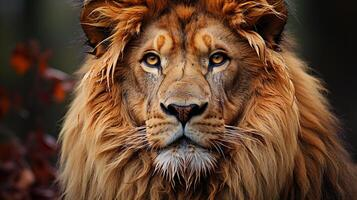
#> input picture DAY5_ASSESSMENT TEST/lion.jpg, 357 x 200 px
$ python 8_sift.py
#> lines starting #> are read from the running program, lines starting #| are printed output that depends on the picture

import cv2
import matplotlib.pyplot as plt
img=cv2.imread("lion.jpg")
#> img is the input picture: shape (200, 357, 3); mean B, G, R 46.3, 67.3, 98
gray=cv2.cvtColor(img,cv2.COLOR_BGR2GRAY)
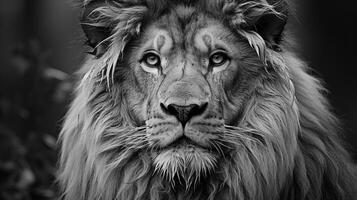
#> gray: shape (200, 357); min 0, max 237, mean 74.1
#SIFT
sift=cv2.SIFT_create()
keypoints,description =sift.detectAndCompute(gray,None)
#> keypoints = 590 keypoints; strongest (x, y, size): (162, 105, 2.7), (158, 65, 4.4), (170, 110, 7.5), (138, 30, 2.5)
img_sift=cv2.drawKeypoints(img,keypoints,None,flags=cv2.DRAW_MATCHES_FLAGS_DRAW_RICH_KEYPOINTS)
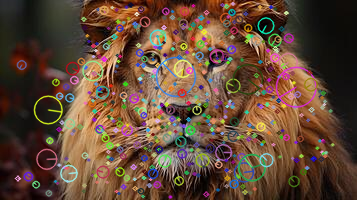
#> img_sift: shape (200, 357, 3); mean B, G, R 55.3, 73.1, 98.9
plt.imshow(cv2.cvtColor(img_sift,cv2.COLOR_BGR2RGB))
plt.axis("off")
plt.show()

$ run again, with DAY5_ASSESSMENT TEST/build.jpg copied over DAY5_ASSESSMENT TEST/lion.jpg
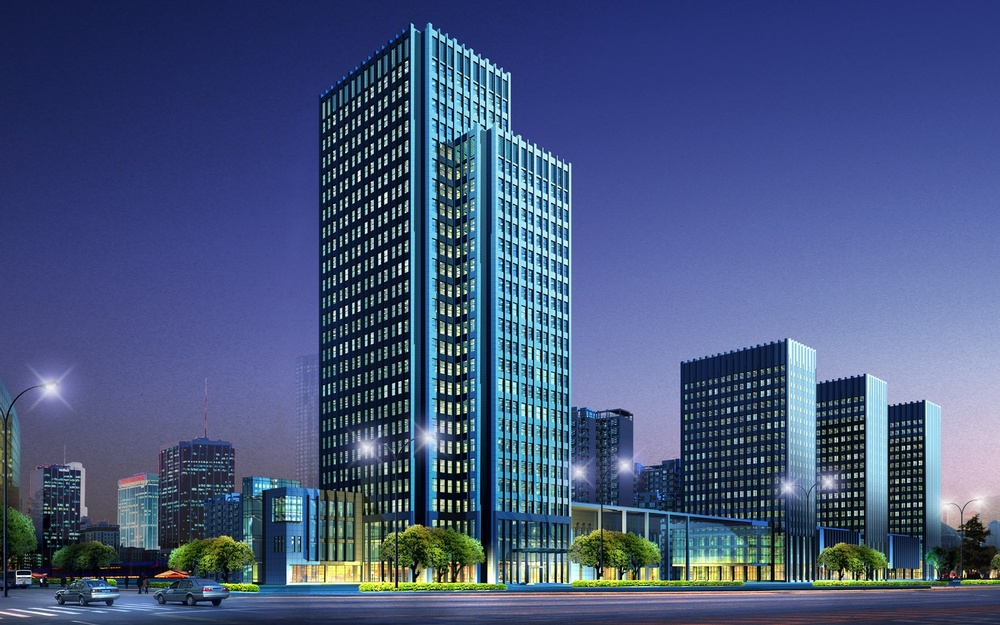
#> input picture DAY5_ASSESSMENT TEST/build.jpg, 1000 x 625 px, shrunk from 1920 x 1200 before the run
#> img is the input picture: shape (625, 1000, 3); mean B, G, R 125.5, 86.6, 70.4
#> `gray=cv2.cvtColor(img,cv2.COLOR_BGR2GRAY)`:
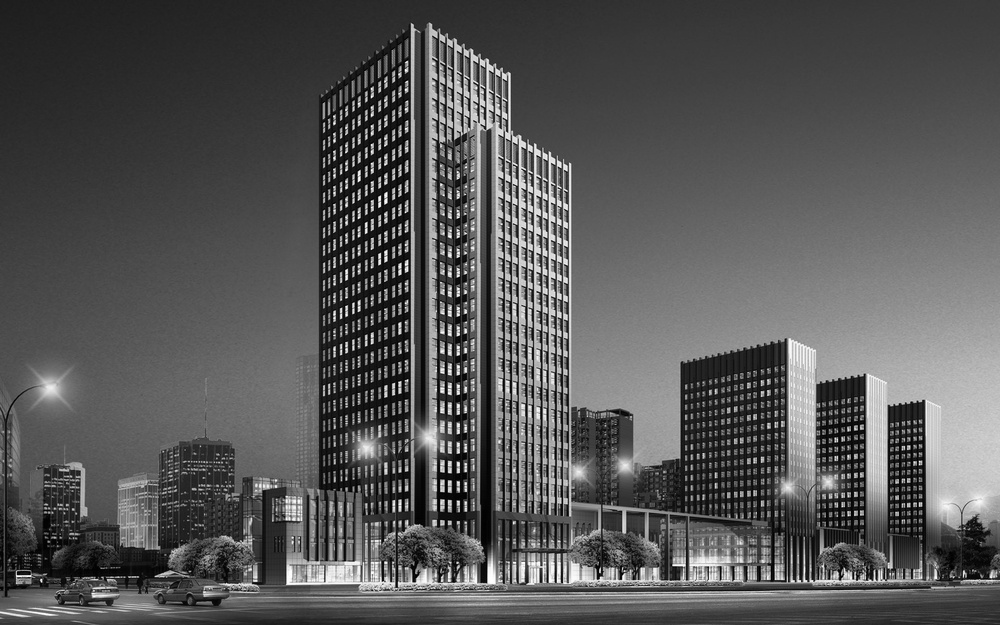
#> gray: shape (625, 1000); min 0, max 255, mean 86.2
#> keypoints = 5441 keypoints; strongest (x, y, size): (386, 202, 2.6), (458, 464, 2.6), (379, 205, 2.4), (386, 195, 2.7)
#> `img_sift=cv2.drawKeypoints(img,keypoints,None,flags=cv2.DRAW_MATCHES_F..`:
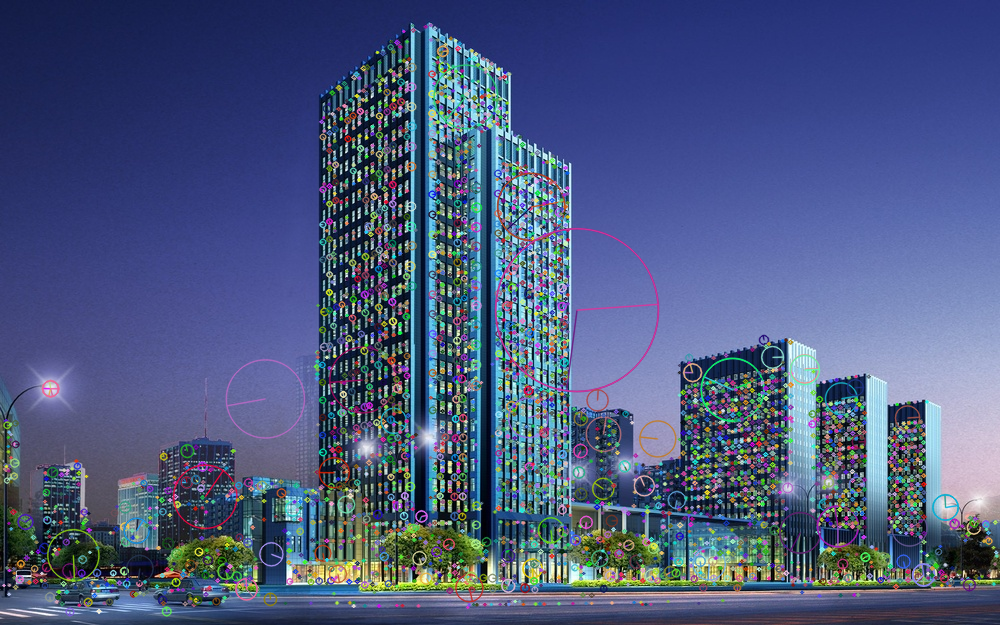
#> img_sift: shape (625, 1000, 3); mean B, G, R 127.3, 89.3, 75.7
